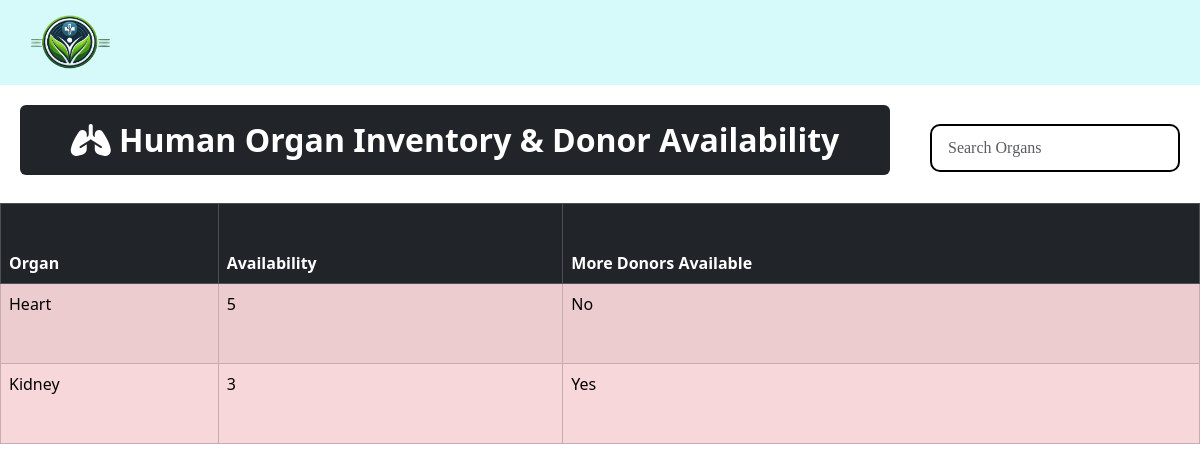
The page /organTable/ on the database its author committed.
### Main/models.py (models this page shows, shortened)
class Organ(models.Model):
    organ_name = models.CharField(max_length=200)
    organ_Avail = models.CharField(max_length=200)
    organ_donars = models.CharField(max_length=200)

### Main/views.py (the view)
# urls.py: path('organTable/', organTable, name='organTable'),
def organTable(request):
    organs = Organ.objects.all()
    return render(request, 'OrganTable.html', {'organs': organs})

### Main/templates/OrganTable.html (shortened to what this page needs)
{% extends 'base.html' %}
{% load static %}
{% block content %}
<link href="https://cdn.jsdelivr.net/npm/bootstrap@5.3.3/dist/css/bootstrap.min.css" rel="stylesheet">
<link rel="stylesheet" href="{% static 'css/organ.css' %}">
<link rel="stylesheet" href="https://cdnjs.cloudflare.com/ajax/libs/font-awesome/6.7.2/css/all.min.css">
<div id="heading" style="display: flex; justify-content: space-between; align-items: center; padding: 20px;">
    <h2 class="text-center fw-bold p-3 bg-dark text-white rounded" id="HED">
        <i class="fa-solid fa-lungs"></i>
        Human Organ Inventory & Donor Availability</h2>
    <input type="text" placeholder="Search Organs" id="Input" class="form-control" style="width: 250px;">
</div>
<table class="table table-bordered table-striped" id="Table1">
    <thead class="table-dark">
        <tr>
            <th>Organ</th>
            <th>Availability</th>
            <th>More Donors Available</th>
        </tr>
    </thead>
    <tbody>
        {% for organ in organs %}
        <tr class="{% if organ.organ_Avail > 5 %}table-primary{% elif organ.organ_Avail > 2 %}table-warning{% else %}table-danger{% endif %}">
            <td>{{ organ.organ_name }}</td>
            <td>{{ organ.organ_Avail }}</td>
            <td>{{ organ.organ_donars }}</td>
        </tr>
        {% endfor %}
    </tbody>
</table>
{% endblock %}

### static/css/nav.css (style rules this page uses)
* { padding: 0; margin: 0; box-sizing: border-box; }

### static/css/organ.css (style rules this page uses)
#Input { border: 2px solid black; width: 15rem; height: 3rem; border-radius: 10px; font-family: 'Times New Roman', Times, serif; padding: 1rem; margin-top: 0.5rem; margin-left: 1rem; }
#HED { width: 75%; padding-right: 2rem; }
#Table1 tr td, #Table1 tr th { height: 5rem; }

### rows shown on the page
Organ: organ_name "Heart", organ_Avail "5", organ_donars "No"
Organ: organ_name "Kidney", organ_Avail "3", organ_donars "Yes"
